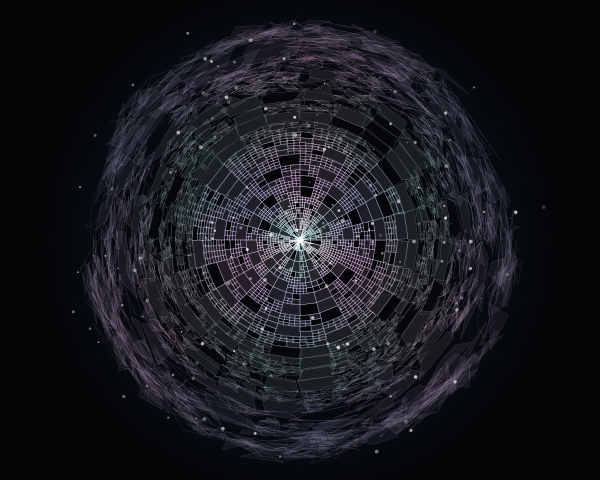

Here is the Python script that generated this plot:
import cairo
import math
import random

# Setup
width, height = 600, 480
surface = cairo.ImageSurface(cairo.FORMAT_ARGB32, width, height)
ctx = cairo.Context(surface)

# Background - Deep Obsidian
ctx.set_source_rgb(0.02, 0.02, 0.03)
ctx.paint()

# Constants
CX, CY = width / 2, height / 2
MAX_RADIUS = min(width, height) * 0.45
SIDES = 12  # Base grid divisions
RINGS = 10  # Radial subdivisions

def get_polar_coords(r, theta, entropy=0):
    """Calculates coordinates with a distortion factor based on radius."""
    # Entropy increases as we move away from the center
    distort = (r / MAX_RADIUS) ** 2 * entropy
    r_distorted = r + random.uniform(-distort, distort) * 10
    theta_distorted = theta + random.uniform(-distort, distort) * 0.2
    
    x = CX + r_distorted * math.cos(theta_distorted)
    y = CY + r_distorted * math.sin(theta_distorted)
    return x, y

def draw_subdivided_arc(r, theta, dr, dt, depth, entropy):
    """Recursively draws blocks or subdivisions to create geometric hierarchy."""
    if depth > 0 and (random.random() > 0.4 or depth > 2):
        # Subdivide into 4 quadrants
        half_r = dr / 2
        half_t = dt / 2
        for i in range(2):
            for j in range(2):
                draw_subdivided_arc(r + i * half_r, theta + j * half_t, half_r, half_t, depth - 1, entropy)
    else:
        # Render the leaf cell
        # Calculate corners with distortion
        points = [
            get_polar_coords(r, theta, entropy),
            get_polar_coords(r + dr, theta, entropy),
            get_polar_coords(r + dr, theta + dt, entropy),
            get_polar_coords(r, theta + dt, entropy)
        ]
        
        # Chromatic Interference: slight shifts in RGB based on position
        interference = (r / MAX_RADIUS)
        r_col = 0.9 + 0.1 * math.sin(theta * 3)
        g_col = 0.9 + 0.1 * math.cos(r * 0.05)
        b_col = 1.0
        
        # Base alpha modulated by entropy
        alpha = max(0.1, 0.8 - (r / MAX_RADIUS) * 0.5)
        
        # Draw the main block
        ctx.move_to(points[0][0], points[0][1])
        for p in points[1:]:
            ctx.line_to(p[0], p[1])
        ctx.close_path()
        
        # Fill with volumetric gradient look
        if random.random() > 0.3:
            ctx.set_source_rgba(r_col, g_col, b_col, alpha * 0.2)
            ctx.fill_preserve()
            
        # Stroke with "data-point" precision
        ctx.set_line_width(0.4 if r < MAX_RADIUS * 0.5 else 0.2)
        ctx.set_source_rgba(r_col, g_col, b_col, alpha)
        ctx.stroke()
        
        # Spectral Dispersion (the "Chromatic Interference")
        if entropy > 0.5 and random.random() > 0.8:
            offset = 2 * entropy
            ctx.set_source_rgba(1, 0, 0.4, alpha * 0.4) # Magenta shift
            ctx.move_to(points[0][0] + offset, points[0][1])
            for p in points[1:]:
                ctx.line_to(p[0] + offset, p[1])
            ctx.stroke()

# --- Execution ---

# 1. Background Grid (The rigid Swiss foundation)
ctx.set_line_width(0.1)
ctx.set_source_rgba(1, 1, 1, 0.1)
for i in range(24):
    angle = (i / 24) * math.pi * 2
    ctx.move_to(CX, CY)
    ctx.line_to(CX + MAX_RADIUS * 1.2 * math.cos(angle), CY + MAX_RADIUS * 1.2 * math.sin(angle))
    ctx.stroke()

# 2. Recursive Polar Composition
random.seed(42) # For consistent entropy patterns
dr = MAX_RADIUS / RINGS
dt = (math.pi * 2) / SIDES

for ring in range(RINGS):
    for sector in range(SIDES):
        r_start = ring * dr
        t_start = sector * dt
        
        # Increase entropy as we move outwards
        entropy_level = (ring / RINGS) ** 1.5
        
        # The core logic: recursive subdivision of the polar grid
        draw_subdivided_arc(r_start, t_start, dr, dt, depth=3, entropy=entropy_level)

# 3. Floating "Data Points" / Staccato Punctuation
for _ in range(200):
    r = random.uniform(0, MAX_RADIUS * 1.1)
    theta = random.uniform(0, math.pi * 2)
    entropy = (r / MAX_RADIUS) ** 2
    x, y = get_polar_coords(r, theta, entropy)
    
    size = random.uniform(0.5, 2.0)
    ctx.set_source_rgba(1, 1, 1, random.uniform(0.2, 0.8))
    ctx.arc(x, y, size, 0, math.pi * 2)
    ctx.fill()

# 4. Central Core - The point of absolute rigidity
ctx.set_source_rgba(1, 1, 1, 0.9)
ctx.arc(CX, CY, 3, 0, math.pi * 2)
ctx.fill()

# 5. Overlapping Spectral Wash (Volumetric Depth)
# Create a subtle radial gradient to simulate light dispersion
lg = cairo.RadialGradient(CX, CY, 0, CX, CY, MAX_RADIUS * 1.2)
lg.add_color_stop_rgba(0, 0, 0, 0, 0)
lg.add_color_stop_rgba(0.7, 0.1, 0.3, 0.5, 0.05) # Subtle cyan/magenta haze
lg.add_color_stop_rgba(1, 0, 0, 0, 0.2)
ctx.set_source(lg)
ctx.paint()
